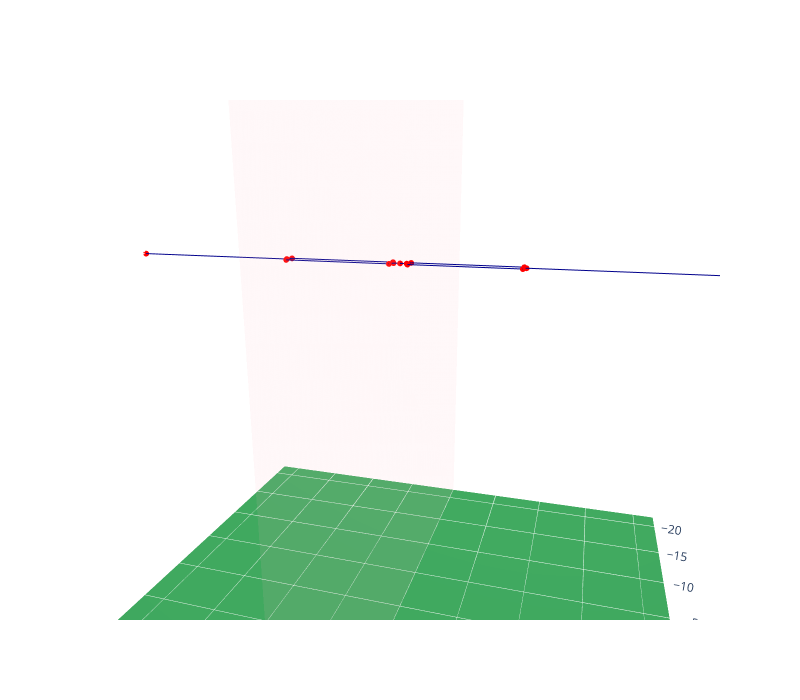

Notebook source saved alongside this figure:
### Code cell
design = ocproblem._make_design(res.X[row])
wire_ant_visualize(design,(-22,22),(-22,22),(0,45))

### Figure 1 — Plotly figure (JSON) as saved in the notebook; plotly's stock layout.template omitted (floating-point values rounded to 4 significant figures)
{"data": [{"cmax": 1, "cmin": 0, "colorscale": [[0, "rgb(247,252,245)"], [0.125, "rgb(229,245,224)"], [0.25, "rgb(199,233,192)"], [0.375, "rgb(161,217,155)"], [0.5, "rgb(116,196,118)"], [0.625, "rgb(65,171,93)"], [0.75, "rgb(35,139,69)"], [0.875, "rgb(0,109,44)"], [1, "rgb(0,68,27)"]], "showscale": false, "surfacecolor": [[0.69, 0.69], [0.69, 0.69]], "type": "surface", "x": [-22, 22], "y": [-22, 22], "z": [[0, 0], [0, 0]]}, {"color": "lightpink", "hoverinfo": "skip", "i": [0, 0], "j": [1, 2], "k": [2, 3], "opacity": 0.1, "type": "mesh3d", "x": [-22, -22, 22, 22], "y": [0, 0, 0, 0], "z": [0, 45, 45, 0]}, {"line": {"color": "darkblue", "width": 2}, "marker": {"color": "red", "size": 2}, "name": "", "showlegend": false, "type": "scatter3d", "x": [0, 0], "y": [0, 0.5], "z": [30, 30]}, {"line": {"color": "darkblue", "width": 2}, "marker": {"color": "red", "size": 2}, "name": "", "showlegend": false, "type": "scatter3d", "x": [0, 0.5, 0.5, 0], "y": [0.5, 0.7, 8.9, 9.1], "z": [30, 30, 30, 30]}, {"line": {"color": "darkblue", "width": 2}, "marker": {"color": "red", "size": 2}, "name": "", "showlegend": false, "type": "scatter3d", "x": [0, -0.5, -0.5, 0], "y": [0.5, 0.7, 8.9, 9.1], "z": [30, 30, 30, 30]}, {"line": {"color": "darkblue", "width": 2}, "marker": {"color": "red", "size": 2}, "name": "", "showlegend": false, "type": "scatter3d", "x": [0, 0], "y": [9.1, 21.89], "z": [30, 30]}, {"line": {"color": "darkblue", "width": 2}, "marker": {"color": "red", "size": 2}, "name": "", "showlegend": false, "type": "scatter3d", "x": [0, 0], "y": [0, -0.5], "z": [30, 30]}, {"line": {"color": "darkblue", "width": 2}, "marker": {"color": "red", "size": 2}, "name": "", "showlegend": false, "type": "scatter3d", "x": [0, -0.5, -0.5, 0], "y": [-0.5, -0.7, -8.9, -9.1], "z": [30, 30, 30, 30]}, {"line": {"color": "darkblue", "width": 2}, "marker": {"color": "red", "size": 2}, "name": "", "showlegend": false, "type": "scatter3d", "x": [0, 0.5, 0.5, 0], "y": [-0.5, -0.7, -8.9, -9.1], "z": [30, 30, 30, 30]}, {"line": {"color": "darkblue", "width": 2}, "marker": {"color": "red", "size": 2}, "name": "", "showlegend": false, "type": "scatter3d", "x": [0, 0], "y": [-9.1, -21.89], "z": [30, 30]}], "layout": {"autosize": false, "height": 700, "scene": {"aspectmode": "manual", "aspectratio": {"x": 1, "y": 1, "z": 1}, "camera": {"eye": {"x": 1, "y": 0.3, "z": 0.3}, "up": {"x": 0, "y": 0, "z": 1}}, "xaxis": {"range": [-22, 22], "showbackground": false}, "yaxis": {"range": [-22, 22], "showbackground": false}, "zaxis": {"range": [0, 45], "showbackground": false}}, "width": 800}}
